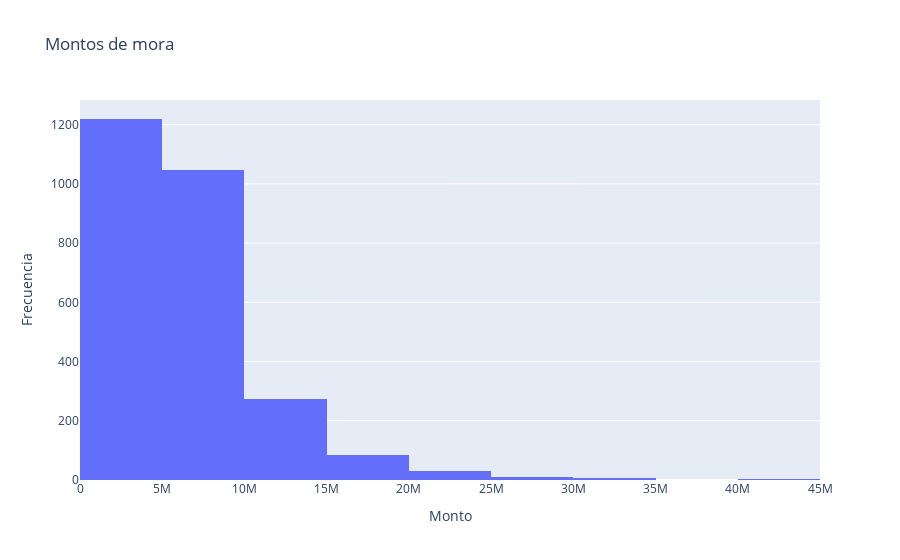

Here is the notebook cell this chart was saved with:
### Markdown cell above
### Histograma

### Code cell
# Crear el histograma con plotly
fig = px.histogram(clients, x='cuenta.monto_mora', nbins=10, title='Montos de mora')

# Personalizar etiquetas
fig.update_layout(
    xaxis_title='Monto',
    yaxis_title='Frecuencia'
)

# Mostrar el gráfico
fig.show()

### Figure 1 — Plotly figure (JSON) as saved in the notebook; plotly's stock layout.template omitted (floating-point values rounded to 4 significant figures; data arrays with more than 128 entries replaced by an {"elided": "..."} marker saying what was removed)
{"data": [{"alignmentgroup": "True", "bingroup": "x", "hovertemplate": "cuenta.monto_mora=%{x}<br>count=%{y}<extra></extra>", "legendgroup": "", "marker": {"color": "#636efa", "pattern": {"shape": ""}}, "name": "", "nbinsx": 10, "offsetgroup": "", "orientation": "v", "showlegend": false, "type": "histogram", "x": {"elided": "2678 int values"}, "xaxis": "x", "yaxis": "y"}], "layout": {"barmode": "relative", "legend": {"tracegroupgap": 0}, "title": {"text": "Montos de mora"}, "xaxis": {"anchor": "y", "domain": [0, 1], "title": {"text": "Monto"}}, "yaxis": {"anchor": "x", "domain": [0, 1], "title": {"text": "Frecuencia"}}}}
